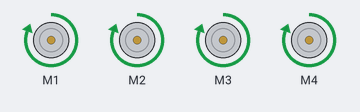
A sketch run on a simulated Arduino Uno, built with avr-gcc and run on an emulated ATmega328P. On the bench: 4 × DC motor (green arrow = forward, orange = backward, longer = faster).

Above: at 0.1 s.
Timing chart, 0 to 1.6 s (numbered marks = the images above):
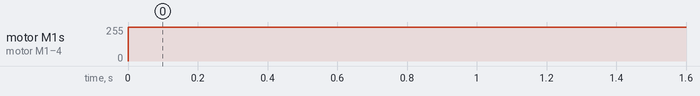

The sketch:

not_bit_banging.ino
```cpp
#include <AFMotor.h>

AF_DCMotor V12(1);
AF_DCMotor Green(2);
AF_DCMotor Red(3);
AF_DCMotor Blue(4);

void setup() {
  V12.setSpeed(200);
  V12.run(RELEASE);
  Green.setSpeed(200);
  Green.run(RELEASE);
  Red.setSpeed(200);
  Red.run(RELEASE);
  Blue.setSpeed(200);
  Blue.run(RELEASE);
}

void loop() {
  /*

  */
  V12.run(FORWARD);
  Green.run(FORWARD);
  Red.run(FORWARD);
  Blue.run(FORWARD);
  V12.setSpeed(255);
  Green.setSpeed(255);
  Red.setSpeed(255);
  Blue.setSpeed(255);

  /*
  uint16_t i;

  for (i = 0; i < 255; i++) {
    Red.setSpeed(i);
    Blue.setSpeed(i);
    Green.setSpeed(i);
    delay(10);
  }

  for (i = 255; i != 0; i--) {
    Red.setSpeed(i);
    Blue.setSpeed(i);
    Green.setSpeed(i);
    delay(10);
  }
  */
    /*
      uint16_t i;

      for (i = 0; i < 255; i++) {
      V12.setSpeed(i);
      delay(10);
      }

      for (i = 255; i != 0; i--) {
      V12.setSpeed(i);
      delay(10);
    */
    }
```

Measured:
- by itself, motor M1–4: stopped → forward 255/255 at 0.00 s
